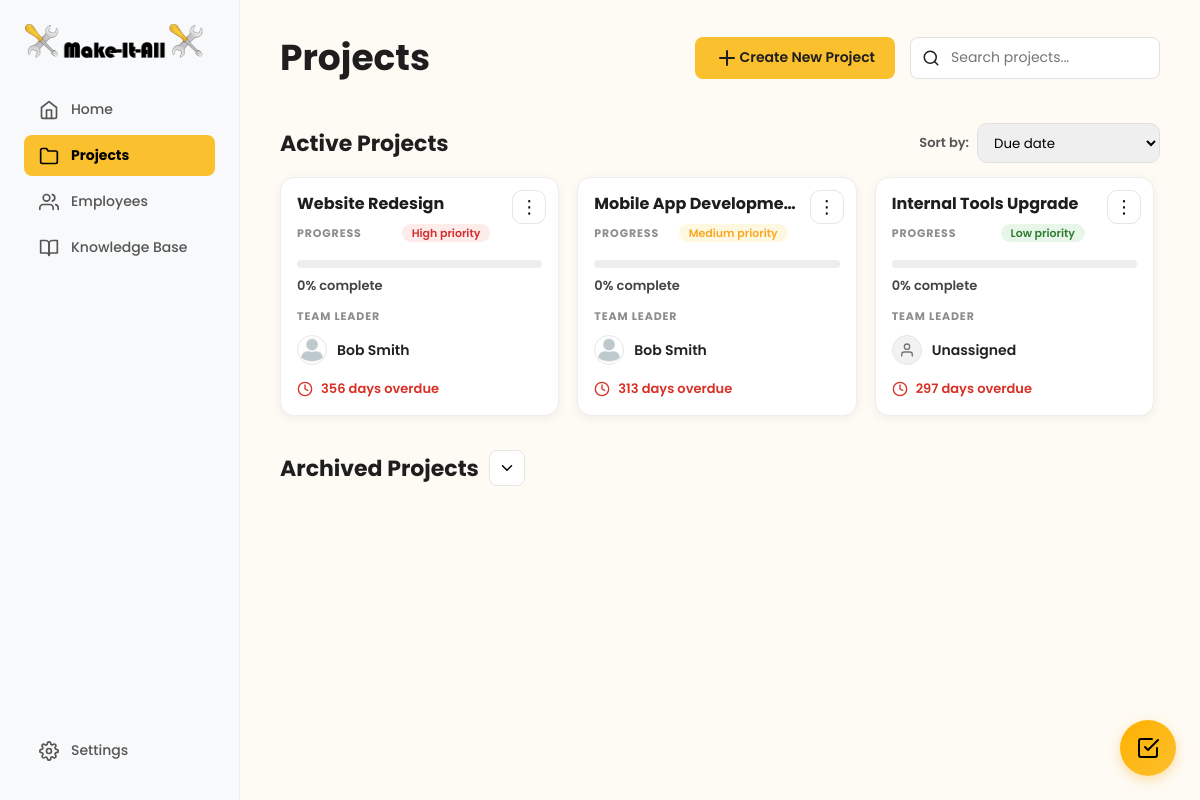
The page /user/project/projects-overview.php on the database its author committed.
### tables this page shows
CREATE TABLE projects (
     
    project_id INT AUTO_INCREMENT PRIMARY KEY,
    
     
    project_name VARCHAR(255) NOT NULL,
    description TEXT,
    
     
    created_by INT NOT NULL COMMENT 'Manager who created the project',
    team_leader_id INT NULL COMMENT 'Assigned team leader',
    
     
    start_date DATE NOT NULL,
    deadline DATE NOT NULL,
    estimated_completion_date DATE NULL COMMENT 'Calculated based on velocity',
    completed_date DATE NULL,
    
     
    status ENUM('planning', 'active', 'on_hold', 'completed', 'archived') DEFAULT 'active',
    priority ENUM('low', 'medium', 'high') DEFAULT 'medium',
    
     
    completion_percentage DECIMAL(5,2) DEFAULT 0.00,
    overdue_tasks_count INT DEFAULT 0,
    resource_level ENUM('sufficient', 'tight', 'under_resourced') DEFAULT 'sufficient',
    
     
    created_at TIMESTAMP DEFAULT CURRENT_TIMESTAMP,
    updated_at TIMESTAMP DEFAULT CURRENT_TIMESTAMP ON UPDATE CURRENT_TIMESTAMP,
    archived_at TIMESTAMP NULL,
    
     
    FOREIGN KEY (created_by) REFERENCES users(user_id) ON DELETE RESTRICT,
    FOREIGN KEY (team_leader_id) REFERENCES users(user_id) ON DELETE SET NULL,
    
     
    INDEX idx_status (status),
    INDEX idx_created_by (created_by),
    INDEX idx_team_leader (team_leader_id),
    INDEX idx_deadline (deadline),
    INDEX idx_priority (priority)
);

CREATE TABLE users (
     
    user_id INT AUTO_INCREMENT PRIMARY KEY,
    
     
    email VARCHAR(255) NOT NULL UNIQUE,
    password_hash VARCHAR(255) NULL COMMENT 'NULL for non-registered employees',
    is_registered BOOLEAN DEFAULT FALSE,
    
     
    first_name VARCHAR(100) NOT NULL,
    last_name VARCHAR(100) NOT NULL,
    profile_picture VARCHAR(255) DEFAULT '/default-avatar.png',
    
     
    role ENUM('manager', 'team_leader', 'team_member', 'technical_specialist') NOT NULL DEFAULT 'team_member',
    department VARCHAR(100),
    specialties TEXT COMMENT 'JSON array: ["Frontend", "React", "UX Design"]',
    manager_id INT NULL COMMENT 'Self-referencing FK - who manages this user',
    
     
    is_active BOOLEAN DEFAULT TRUE,
    last_login TIMESTAMP NULL,
    
     
    created_at TIMESTAMP DEFAULT CURRENT_TIMESTAMP,
    updated_at TIMESTAMP DEFAULT CURRENT_TIMESTAMP ON UPDATE CURRENT_TIMESTAMP,
    
     
    FOREIGN KEY (manager_id) REFERENCES users(user_id) ON DELETE SET NULL,
    
     
    INDEX idx_email (email),
    INDEX idx_role (role),
    INDEX idx_manager (manager_id),
    INDEX idx_is_registered (is_registered),
    INDEX idx_is_active (is_active)
);

### user/project/projects-overview.php (the view, shortened to what this page needs)
<?php
$database = new Database();
$db = $database->getConnection();
$isLoggedIn = isset($_SESSION['role'], $_SESSION['email'], $_SESSION['user_id']);
if (!$isLoggedIn) {
  $role = 'manager';
  $isManager = true;
  $currentUserId = 1;
} else {
  $role = $_SESSION['role'];
  $isManager = ($role === 'manager');
  $currentUserId = $_SESSION['user_id'];
}
function daysLeft(?string $estimated, ?string $deadline): ?int
{
  $target = $estimated ?: $deadline;
  $today = new DateTime('today');
  $targetDate = new DateTime($target);
  $diff = $today->diff($targetDate);
  return (int)$diff->format('%r%a');
}
$activeSql = "
  SELECT DISTINCT
  p.project_id,
  p.project_name,
  p.description,
  p.team_leader_id,
  p.status,
  p.priority,
  p.deadline,
  p.estimated_completion_date,
  p.completion_percentage,
  u.first_name AS leader_first_name,
  u.last_name  AS leader_last_name,
  u.profile_picture AS leader_picture
  FROM projects p
  LEFT JOIN users u ON p.team_leader_id = u.user_id
  LEFT JOIN project_members pm
    ON pm.project_id = p.project_id
  WHERE p.status IN ('active','planning','on_hold','completed')
    AND p.status <> 'archived'
    AND (
      p.created_by = :uid
      OR p.team_leader_id = :uid
      OR pm.user_id = :uid
    )
  ORDER BY p.deadline ASC
";
$activeStmt = $db->prepare($activeSql);
$activeStmt->execute([':uid' => $currentUserId]);
$activeProjects = $activeStmt->fetchAll(PDO::FETCH_ASSOC);
?>
<!DOCTYPE html>
<html lang="en">
<head>
  <link rel="stylesheet" href="../dashboard.css">
  <link rel="stylesheet" href="projects-overview.css">
</head>
<body id="projects-overview-page">
  <?php include '../to-do/todo_widget.php'; ?>
  <div class="dashboard-container">
    <nav class="sidebar">
      <div class="nav-top">
        <div class="logo-container">
          <img src="../logo.png" alt="Make-It-All Logo" class="logo-icon">
        </div>
        <ul class="nav-main">
          <?php if ($role === 'manager' || $role === 'team_leader'): ?>
            <li><a href="../home/home.php"><i data-feather="home"></i>Home</a></li>
          <?php endif; ?>
          <li class="active-parent"><a href="projects-overview.php"><i data-feather="folder"></i>Projects</a></li>
          <?php if ($role === 'manager'): ?>
            <li><a href="../employees/employee-directory.php"><i data-feather="users"></i>Employees</a></li>
          <?php endif; ?>
          <li><a href="../knowledge-base/knowledge-base.html"><i data-feather="book-open"></i>Knowledge Base</a></li>
        </ul>
      </div>
      <div class="nav-footer">
        <ul>
          <li><a href="../settings.php"><i data-feather="settings"></i>Settings</a></li>
        </ul>
      </div>
    </nav>
    <main class="main-content">
      <header class="projects-header">
        <h1>Projects</h1>
        <div class="projects-controls">
          <?php if ($isManager): ?>
            <div>
              <a href="../home/create-project.php" class="create-new-project-button">
                <i data-feather="plus"></i>
                Create New Project
              </a>
            </div>
          <?php endif; ?>
          <div class="search-bar">
            <input type="text" id="project-search" placeholder="Search projects..." autocomplete="off">
          </div>
        </div>
      </header>
      <section class="projects-section" id="active-section">
        <div class="section-top">
          <h2 class="active-projects-title">Active Projects</h2>
          <div class="sort-wrap">
            <span class="sort-label">Sort by:</span>
            <select class="sort-dropdown" id="sortProjects">
              <option value="due">Due date</option>
            </select>
          </div>
        </div>
        <div class="projects-grid-scroll">
          <div class="projects-grid">
            <?php if (count($activeProjects) === 0): ?>
              <div class="empty-state">
                <i data-feather="inbox"></i>
                <p>No current active projects</p>
              </div>
            <?php else: ?>
              <?php foreach ($activeProjects as $p): ?>
                <?php
                $progress = (float)($p['completion_percentage'] ?? 0);
                $days = daysLeft($p['estimated_completion_date'] ?? null, $p['deadline'] ?? null);
                $leaderName = trim(($p['leader_first_name'] ?? '') . ' ' . ($p['leader_last_name'] ?? ''));
                if ($leaderName === '') $leaderName = 'Unassigned';
                $avatar = $p['leader_picture'] ?? '';
                $status = $p['status'] ?? '';
                if ($status === 'completed') {
                  $dateText = 'Completed';
                  $dateClass = 'days-pill is-completed';
                } elseif ($days === null) {
                  $dateText = 'No date set';
                  $dateClass = 'days-pill';
                } elseif ($days < 0) {
                  $dateText = abs($days) . ' days overdue';
                  $dateClass = 'days-pill is-overdue';
                } elseif ($days === 0) {
                  $dateText = 'Due today';
                  $dateClass = 'days-pill is-due';
                } else {
                  $dateText = $days . ' days left';
                  $dateClass = 'days-pill';
                }
                $priority = strtolower($p['priority'] ?? 'medium');
                ?>
                <article
                  class="project-card"
                  data-name="<?= strtolower(htmlspecialchars($p['project_name'])) ?>"
                  data-progress="<?= (int)$progress ?>"
                  data-deadline="<?= htmlspecialchars($p['deadline'] ?? '') ?>"
                  data-project-id="<?= htmlspecialchars($p['project_id'] ?? '') ?>"
                  data-deadline-text="<?= htmlspecialchars($dateText) ?>"
                  data-deadline-class="<?= htmlspecialchars($dateClass) ?>"
                  data-priority="<?= htmlspecialchars($priority) ?>"
                  data-description="<?= htmlspecialchars($p['description'] ?? '') ?>"
                  data-team-leader-id="<?= htmlspecialchars($p['team_leader_id'] ?? '') ?>"
                  data-team-leader-name="<?= htmlspecialchars($leaderName) ?>">
                  <?php if ($isManager): ?>
                    <div class="card-menu">
                      <button class="card-menu-btn" type="button" aria-label="Project actions">
                        ⋮
                      </button>
                    </div>
                  <?php endif; ?>
                  <h3 class="project-title"><?= htmlspecialchars($p['project_name']) ?></h3>
                  <div class="progress-head">
                    <span class="small-label">PROGRESS</span>
                    <span class="priority-pill priority-<?= htmlspecialchars($priority) ?>">
                      <?= ucfirst(htmlspecialchars($priority)) ?> priority
                    </span>
                  </div>
                  <div class="progress-track" aria-hidden="true">
                  </div>
                  <div class="progress-text"><?= (int)round($progress) ?>% complete</div>
                  <div class="small-label leader-label">TEAM LEADER</div>
                  <div class="leader-row">
                    <?php if (!empty($avatar)): ?>
                      <img class="leader-avatar" src="<?= htmlspecialchars($avatar) ?>" alt="Leader pfp">
                    <?php else: ?>
                      <div class="leader-avatar leader-avatar--default" aria-hidden="true">
                        <i data-feather="user"></i>
                      </div>
                    <?php endif; ?>
                    <span class="leader-name"><?= htmlspecialchars($leaderName) ?></span>
                  </div>
                  <div class="<?= $dateClass ?>">
                    <i data-feather="clock"></i>
                    <span><?= htmlspecialchars($dateText) ?></span>
                  </div>
                </article>
              <?php endforeach; ?>
            <?php endif; ?>
          </div>
        </div>
      </section>
      <?php if ($isManager): ?>
        <section class="projects-section" id="archived-section">
          <div class="section-top">
            <div class="section-title-with-toggle">
              <h2>Archived Projects</h2>
              <button type="button" id="jumpToArchived" class="archive-jump-btn">
                <i data-feather="chevron-down"></i>
              </button>
            </div>
          </div>
        </section>
      <?php endif; ?>
    </main>
  </div>
</body>
</html>

### user/dashboard.css (style rules this page uses)
body { background: #FEFBF4; font-family: 'Poppins', sans-serif; margin: 0; height: 100vh; color: #1E1E1E; overflow: hidden; }
* { box-sizing: border-box; }
.dashboard-container { display: flex; width: 100%; height: 100%; }
.sidebar { width: 240px; flex-shrink: 0; background: #F8F9FA; padding: 24px; display: flex; flex-direction: column; justify-content: space-between; border-right: 1px solid #EAECEE; }
.logo-container { display: flex; align-items: center; gap: 8px; font-size: 20px; font-weight: 700; margin-bottom: 30px; }
.logo-icon { width: 180px; height: 35px; }
.sidebar ul { list-style: none; padding: 0; margin: 0; }
.sidebar ul a { display: flex; align-items: center; gap: 12px; padding: 10px 15px; text-decoration: none; color: #555; font-weight: 500; border-radius: 8px; margin-bottom: 5px; font-size: 14px; }
.sidebar ul a svg { width: 20px; height: 20px; }
.sidebar ul.nav-main>li.active-parent>a { background: #FBC02D; color: black; font-weight: 700; }
.main-content { flex-grow: 1; padding: 0; overflow-y: auto; display: flex; flex-direction: column; height: 100vh; }

### rows shown on the page
projects: project_name "Website Redesign", priority "High", completion_percentage "0", team_leader.profile_picture (placeholder picture), team_leader.last_name "Bob Smith", dateText "356 days overdue"
projects: project_name "Mobile App Developme…", priority "Medium", completion_percentage "0", team_leader.profile_picture (placeholder picture), team_leader.last_name "Bob Smith", dateText "313 days overdue"
projects: project_name "Internal Tools Upgrade", priority "Low", completion_percentage "0", leaderName "Unassigned", dateText "297 days overdue"
